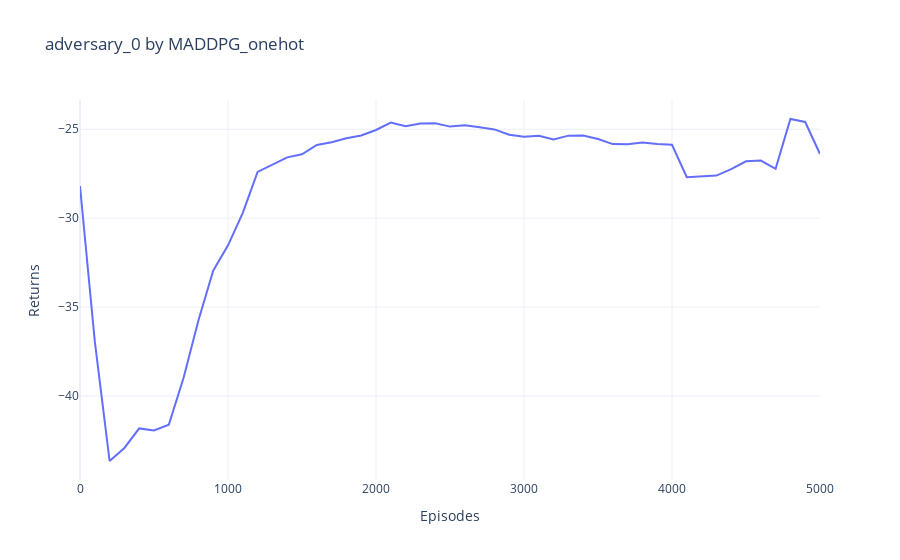
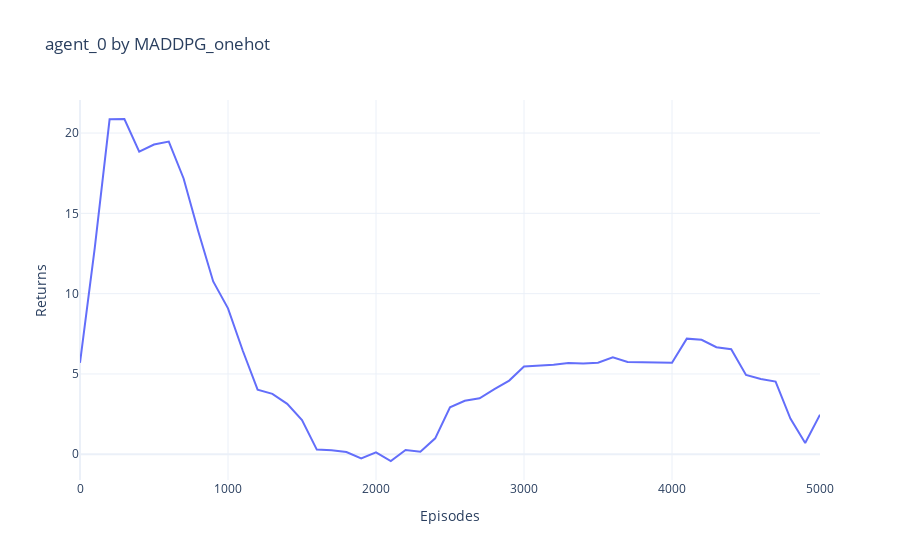
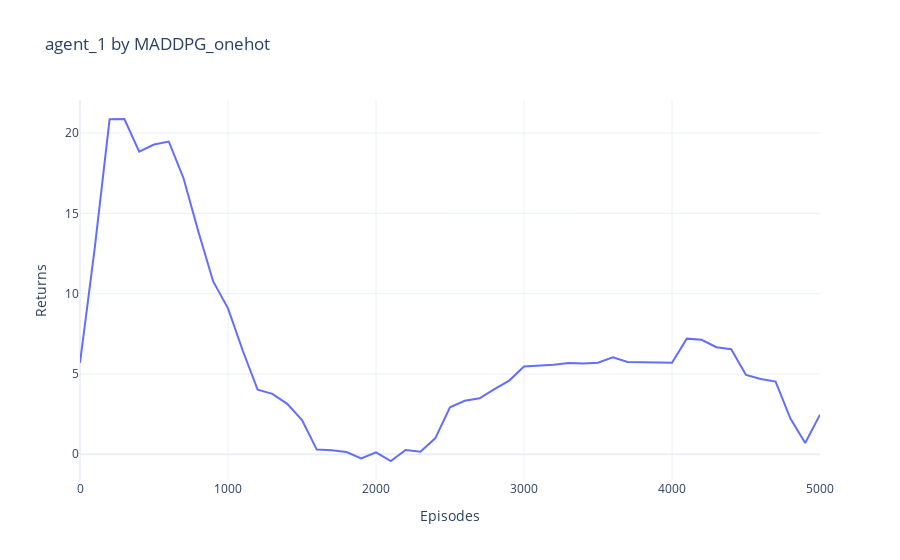

Notebook code cell kept with these figures, in order:
### Code cell
import plotly.graph_objects as go
import numpy as np
import pandas as pd
from utils.smoothing import moving_average
# 从CSV文件读取数据
loaded_data = pd.read_csv('./Data/MADDPG_onehot_returns_data.csv', header=None).values
# 使用Plotly绘图
agents = ["adversary_0", "agent_0", "agent_1"]

for i, agent_name in enumerate(agents):
    # 计算x轴数据（每100个episode一个点）
    x_data = np.arange(loaded_data.shape[0]) * 100
    y_data = moving_average(loaded_data[:, i], 9)
    fig = go.Figure()
    fig.add_trace(go.Scatter(
        x=x_data,
        y=y_data,
        mode='lines',
        name=agent_name,
        line=dict(width=2)
    ))
    fig.update_layout(
        title=f"{agent_name} by MADDPG_onehot",
        xaxis_title="Episodes",
        yaxis_title="Returns",
        hovermode="x unified",
        template="plotly_white"
    )
    
    fig.show()

### Figure 1 — Plotly figure (JSON) as saved in the notebook; plotly's stock layout.template omitted (floating-point values rounded to 4 significant figures)
{"data": [{"line": {"width": 2}, "mode": "lines", "name": "adversary_0", "x": [0, 100, 200, 300, 400, 500, 600, 700, 800, 900, 1000, 1100, 1200, 1300, 1400, 1500, 1600, 1700, 1800, 1900, 2000, 2100, 2200, 2300, 2400, 2500, 2600, 2700, 2800, 2900, 3000, 3100, 3200, 3300, 3400, 3500, 3600, 3700, 3800, 3900, 4000, 4100, 4200, 4300, 4400, 4500, 4600, 4700, 4800, 4900, 5000], "y": [-28.19, -36.94, -43.66, -42.93, -41.83, -41.95, -41.63, -38.98, -35.75, -32.95, -31.53, -29.7, -27.4, -26.98, -26.58, -26.4, -25.88, -25.73, -25.5, -25.35, -25.04, -24.62, -24.83, -24.68, -24.66, -24.85, -24.77, -24.89, -25.01, -25.31, -25.42, -25.36, -25.57, -25.36, -25.35, -25.54, -25.83, -25.85, -25.75, -25.83, -25.87, -27.7, -27.65, -27.6, -27.25, -26.8, -26.76, -27.22, -24.42, -24.59, -26.39], "type": "scatter"}], "layout": {"title": {"text": "adversary_0 by MADDPG_onehot"}, "xaxis": {"title": {"text": "Episodes"}}, "yaxis": {"title": {"text": "Returns"}}, "hovermode": "x unified"}}

### Figure 2 — Plotly figure (JSON) as saved in the notebook; plotly's stock layout.template omitted (floating-point values rounded to 4 significant figures)
{"data": [{"line": {"width": 2}, "mode": "lines", "name": "agent_0", "x": [0, 100, 200, 300, 400, 500, 600, 700, 800, 900, 1000, 1100, 1200, 1300, 1400, 1500, 1600, 1700, 1800, 1900, 2000, 2100, 2200, 2300, 2400, 2500, 2600, 2700, 2800, 2900, 3000, 3100, 3200, 3300, 3400, 3500, 3600, 3700, 3800, 3900, 4000, 4100, 4200, 4300, 4400, 4500, 4600, 4700, 4800, 4900, 5000], "y": [5.698, 12.86, 20.85, 20.87, 18.84, 19.29, 19.47, 17.17, 13.85, 10.76, 9.089, 6.445, 4.02, 3.764, 3.139, 2.124, 0.2929, 0.2554, 0.1406, -0.2573, 0.1209, -0.4179, 0.2702, 0.1618, 0.9949, 2.925, 3.331, 3.485, 4.05, 4.588, 5.459, 5.495, 5.568, 5.678, 5.649, 5.699, 6.042, 5.748, 5.732, 5.704, 5.702, 7.199, 7.125, 6.664, 6.545, 4.937, 4.683, 4.525, 2.228, 0.7029, 2.465], "type": "scatter"}], "layout": {"title": {"text": "agent_0 by MADDPG_onehot"}, "xaxis": {"title": {"text": "Episodes"}}, "yaxis": {"title": {"text": "Returns"}}, "hovermode": "x unified"}}

### Figure 3 — Plotly figure (JSON) as saved in the notebook; plotly's stock layout.template omitted (floating-point values rounded to 4 significant figures)
{"data": [{"line": {"width": 2}, "mode": "lines", "name": "agent_1", "x": [0, 100, 200, 300, 400, 500, 600, 700, 800, 900, 1000, 1100, 1200, 1300, 1400, 1500, 1600, 1700, 1800, 1900, 2000, 2100, 2200, 2300, 2400, 2500, 2600, 2700, 2800, 2900, 3000, 3100, 3200, 3300, 3400, 3500, 3600, 3700, 3800, 3900, 4000, 4100, 4200, 4300, 4400, 4500, 4600, 4700, 4800, 4900, 5000], "y": [5.698, 12.86, 20.85, 20.87, 18.84, 19.29, 19.47, 17.17, 13.85, 10.76, 9.089, 6.445, 4.02, 3.764, 3.139, 2.124, 0.2929, 0.2554, 0.1406, -0.2573, 0.1209, -0.4179, 0.2702, 0.1618, 0.9949, 2.925, 3.331, 3.485, 4.05, 4.588, 5.459, 5.495, 5.568, 5.678, 5.649, 5.699, 6.042, 5.748, 5.732, 5.704, 5.702, 7.199, 7.125, 6.664, 6.545, 4.937, 4.683, 4.525, 2.228, 0.7029, 2.465], "type": "scatter"}], "layout": {"title": {"text": "agent_1 by MADDPG_onehot"}, "xaxis": {"title": {"text": "Episodes"}}, "yaxis": {"title": {"text": "Returns"}}, "hovermode": "x unified"}}
